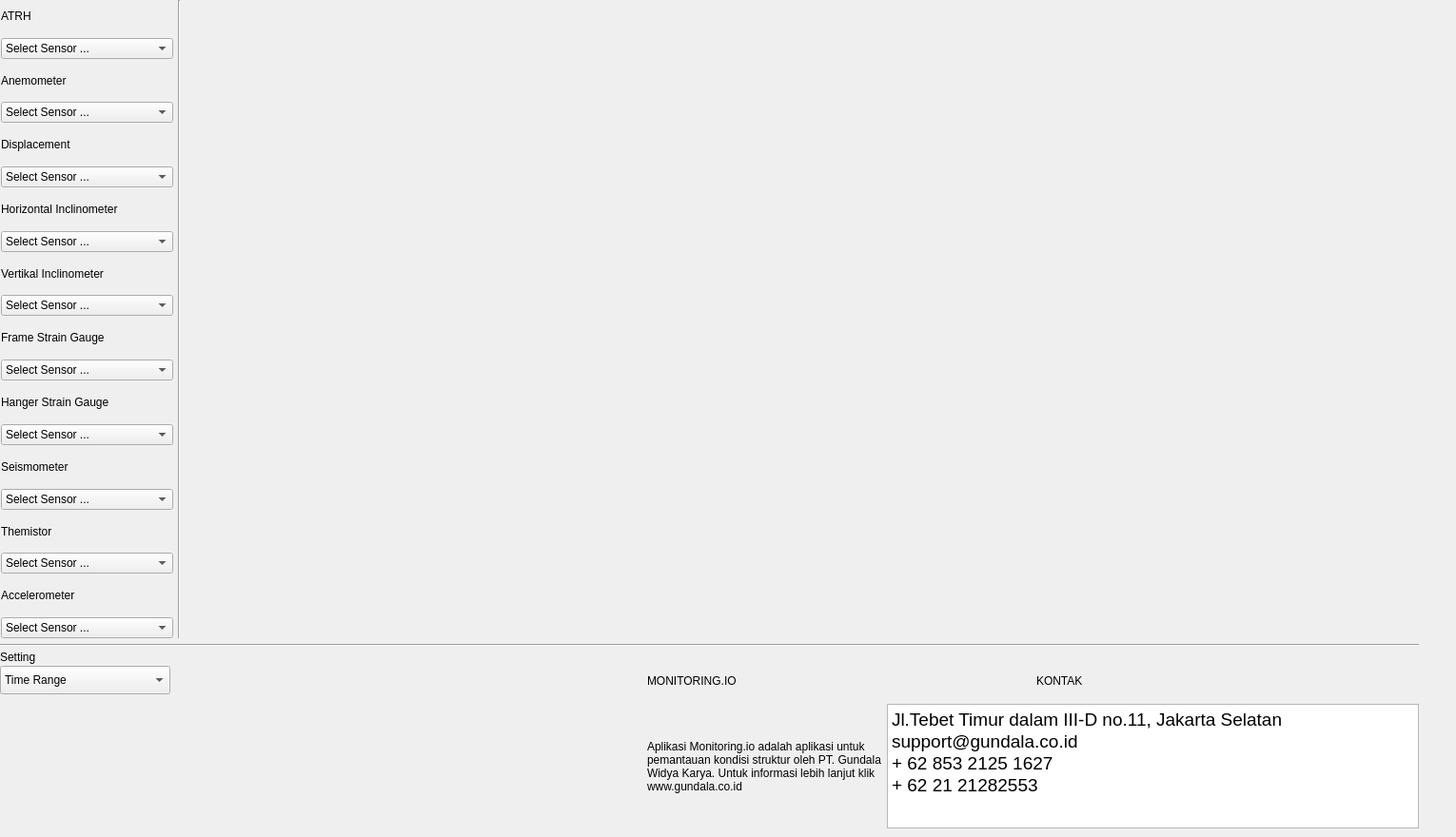
    <widget class="QWidget" name="Battery">
     <attribute name="title">
      <string>Battery</string>
     </attribute>
     <widget class="QWidget" name="verticalLayoutWidget_3">
      <property name="geometry">
       <rect>
        <x>1</x>
        <y>0</y>
        <width>181</width>
        <height>671</height>
       </rect>
      </property>
      <layout class="QVBoxLayout" name="verticalLayout_3">
       <item>
        <widget class="QLabel" name="ATRH_Label_3">
         <property name="text">
          <string>ATRH</string>
         </property>
        </widget>
       </item>
       <item>
        <widget class="QComboBox" name="ATRH_Combo_Battery">
         <item>
          <property name="text">
           <string>Select Sensor ...</string>
          </property>
         </item>
         <item>
          <property name="text">
           <string>ATRH 1</string>
          </property>
         </item>
         <item>
          <property name="text">
           <string>ATRH 2</string>
          </property>
         </item>
         <item>
          <property name="text">
           <string>ATRH 3</string>
          </property>
         </item>
         <item>
          <property name="text">
           <string>ATRH 4</string>
          </property>
         </item>
         <item>
          <property name="text">
           <string>Display All</string>
          </property>
         </item>
        </widget>
       </item>
       <item>
        <widget class="QLabel" name="Anemometer_Label_3">
         <property name="text">
          <string>Anemometer</string>
         </property>
        </widget>
       </item>
       <item>
        <widget class="QComboBox" name="Anemometer_Combo_Battery">
         <item>
          <property name="text">
           <string>Select Sensor ...</string>
          </property>
         </item>
         <item>
          <property name="text">
           <string>Anemometer 1</string>
          </property>
         </item>
         <item>
          <property name="text">
           <string>Anemometer 2</string>
          </property>
         </item>
         <item>
          <property name="text">
           <string>Anemometer 3</string>
          </property>
         </item>
         <item>
          <property name="text">
           <string>Anemometer 4</string>
          </property>
         </item>
         <item>
          <property name="text">
           <string>Display All</string>
          </property>
         </item>
        </widget>
       </item>
       <item>
        <widget class="QLabel" name="Displacement_Label_3">
         <property name="text">
          <string>Displacement </string>
         </property>
        </widget>
       </item>
       <item>
        <widget class="QComboBox" name="Displacement_Combo_Battery">
         <item>
          <property name="text">
           <string>Select Sensor ...</string>
          </property>
         </item>
         <item>
          <property name="text">
           <string>Displacement 1</string>
          </property>
         </item>
         <item>
          <property name="text">
           <string>Displacement 2</string>
          </property>
         </item>
         <item>
          <property name="text">
           <string>Displacement 3</string>
          </property>
         </item>
         <item>
          <property name="text">
           <string>Displacement 4</string>
          </property>
         </item>
         <item>
          <property name="text">
           <string>Display All</string>
          </property>
         </item>
        </widget>
       </item>
       <item>
        <widget class="QLabel" name="H_Inclino_Label_3">
         <property name="text">
          <string>Horizontal Inclinometer</string>
         </property>
         <property name="wordWrap">
          <bool>true</bool>
         </property>
        </widget>
       </item>
       <item>
        <widget class="QComboBox" name="H_Inclino_Combo_Battery">
         <item>
          <property name="text">
           <string>Select Sensor ...</string>
          </property>
         </item>
         <item>
          <property name="text">
           <string>H Inclinometer 1</string>
          </property>
         </item>
         <item>
          <property name="text">
           <string>H Inclinometer 2</string>
          </property>
         </item>
         <item>
          <property name="text">
           <string>H Inclinometer 3</string>
          </property>
         </item>
         <item>
          <property name="text">
           <string>H Inclinometer 4</string>
          </property>
         </item>
         <item>
          <property name="text">
           <string>H Inclinometer 5</string>
          </property>
         </item>
         <item>
          <property name="text">
           <string>H Inclinometer 6</string>
          </property>
         </item>
         <item>
          <property name="text">
           <string>H Inclinometer 7</string>
          </property>
         </item>
         <item>
          <property name="text">
           <string>H Inclinometer 8</string>
          </property>
         </item>
         <item>
          <property name="text">
           <string>Display 1-4</string>
          </property>
         </item>
         <item>
          <property name="text">
           <string>Display 5-8</string>
          </property>
         </item>
        </widget>
       </item>
       <item>
        <widget class="QLabel" name="V_Inclino_Label_3">
         <property name="text">
          <string>Vertikal Inclinometer</string>
         </property>
         <property name="wordWrap">
          <bool>true</bool>
         </property>
        </widget>
       </item>
       <item>
        <widget class="QComboBox" name="V_Inclino_Combo_Battery">
         <item>
          <property name="text">
           <string>Select Sensor ...</string>
          </property>
         </item>
         <item>
          <property name="text">
           <string>V Inclinometer 1</string>
          </property>
         </item>
         <item>
          <property name="text">
           <string>V Inclinometer 2</string>
          </property>
         </item>
         <item>
          <property name="text">
           <string>V Inclinometer 3</string>
          </property>
         </item>
         <item>
          <property name="text">
           <string>V Inclinometer 4</string>
          </property>
         </item>
         <item>
          <property name="text">
           <string>Display All</string>
          </property>
         </item>
        </widget>
       </item>
       <item>
        <widget class="QLabel" name="FSG_Label_3">
         <property name="text">
          <string>Frame Strain Gauge</string>
         </property>
         <property name="wordWrap">
          <bool>true</bool>
         </property>
        </widget>
       </item>
       <item>
        <widget class="QComboBox" name="FSG_Combo_Battery">
         <item>
          <property name="text">
           <string>Select Sensor ...</string>
          </property>
         </item>
         <item>
          <property name="text">
           <string>FSG 1</string>
          </property>
         </item>
         <item>
          <property name="text">
           <string>FSG 2</string>
          </property>
         </item>
         <item>
          <property name="text">
           <string>FSG 3</string>
          </property>
         </item>
         <item>
          <property name="text">
           <string>FSG 4</string>
          </property>
         </item>
         <item>
          <property name="text">
           <string>Display All</string>
          </property>
         </item>
        </widget>
       </item>
       <item>
        <widget class="QLabel" name="HSG_Label_3">
         <property name="text">
          <string>Hanger Strain Gauge</string>
         </property>
         <property name="wordWrap">
          <bool>true</bool>
         </property>
        </widget>
       </item>
       <item>
        <widget class="QComboBox" name="HSG_Combo_Battery">
         <item>
          <property name="text">
           <string>Select Sensor ...</string>
          </property>
         </item>
         <item>
          <property name="text">
           <string>HSG 1</string>
          </property>
         </item>
         <item>
          <property name="text">
           <string>HSG 2</string>
          </property>
         </item>
         <item>
          <property name="text">
           <string>HSG 3</string>
          </property>
         </item>
         <item>
          <property name="text">
           <string>HSG 4</string>
          </property>
         </item>
         <item>
          <property name="text">
           <string>HSG 5</string>
          </property>
         </item>
         <item>
          <property name="text">
           <string>HSG 6</string>
          </property>
         </item>
         <item>
          <property name="text">
           <string>HSG 7</string>
          </property>
         </item>
         <item>
          <property name="text">
           <string>HSG 8</string>
          </property>
         </item>
         <item>
          <property name="text">
           <string>HSG 9</string>
          </property>
         </item>
         <item>
          <property name="text">
           <string>HSG 10</string>
          </property>
         </item>
         <item>
          <property name="text">
           <string>HSG 11</string>
          </property>
         </item>
         <item>
          <property name="text">
           <string>HSG 12</string>
          </property>
         </item>
         <item>
          <property name="text">
           <string>Display 1-4</string>
          </property>
         </item>
         <item>
          <property name="text">
           <string>Display 5-8</string>
          </property>
         </item>
         <item>
          <property name="text">
           <string>Display 9-12</string>
          </property>
         </item>
        </widget>
       </item>
       <item>
        <widget class="QLabel" name="Seismometer_Label_3">
         <property name="text">
          <string>Seismometer</string>
         </property>
        </widget>
       </item>
       <item>
        <widget class="QComboBox" name="Seismometer_Combo_Battery">
         <item>
          <property name="text">
           <string>Select Sensor ...</string>
          </property>
         </item>
         <item>
          <property name="text">
           <string>Seismometer 1</string>
          </property>
         </item>
         <item>
          <property name="text">
           <string>Seismometer 2</string>
          </property>
         </item>
         <item>
          <property name="text">
           <string>Display All</string>
          </property>
         </item>
        </widget>
       </item>
       <item>
        <widget class="QLabel" name="Thermistor_Label_3">
         <property name="text">
          <string>Themistor</string>
         </property>
        </widget>
       </item>
       <item>
        <widget class="QComboBox" name="Thermistor_Combo_Battery">
         <item>
          <property name="text">
           <string>Select Sensor ...</string>
          </property>
         </item>
         <item>
          <property name="text">
           <string>Thermistor 1</string>
          </property>
         </item>
         <item>
          <property name="text">
           <string>Thermistor 2</string>
          </property>
         </item>
         <item>
          <property name="text">
           <string>Display All</string>
          </property>
         </item>
        </widget>
       </item>
       <item>
        <widget class="QLabel" name="Acc_Label_3">
         <property name="text">
          <string>Accelerometer</string>
         </property>
        </widget>
       </item>
       <item>
        <widget class="QComboBox" name="Acc_Combo_Battery">
         <item>
          <property name="text">
           <string>Select Sensor ...</string>
          </property>
         </item>
         <item>
          <property name="text">
           <string>Accelerometer 1</string>
          </property>
         </item>
         <item>
          <property name="text">
           <string>Accelerometer 2</string>
          </property>
         </item>
         <item>
          <property name="text">
           <string>Accelerometer 3</string>
          </property>
         </item>
         <item>
          <property name="text">
           <string>Accelerometer 4</string>
          </property>
         </item>
         <item>
          <property name="text">
           <string>Display All</string>
          </property>
         </item>
        </widget>
       </item>
      </layout>
     </widget>
     <widget class="Line" name="V_Line">
      <property name="geometry">
       <rect>
        <x>180</x>
        <y>0</y>
        <width>16</width>
        <height>671</height>
       </rect>
      </property>
      <property name="autoFillBackground">
       <bool>false</bool>
      </property>
      <property name="orientation">
       <enum>Qt::Vertical</enum>
      </property>
     </widget>
     <widget class="Line" name="H_Line">
      <property name="geometry">
       <rect>
        <x>0</x>
        <y>670</y>
        <width>1491</width>
        <height>16</height>
       </rect>
      </property>
      <property name="orientation">
       <enum>Qt::Horizontal</enum>
      </property>
     </widget>
     <widget class="QLabel" name="Logo_3">
      <property name="geometry">
       <rect>
        <x>40</x>
        <y>740</y>
        <width>571</width>
        <height>131</height>
       </rect>
      </property>
      <property name="text">
       <string/>
      </property>
      <property name="pixmap">
       <pixmap>../GundalaGUI_V0/Logo Gundala1.png</pixmap>
      </property>
      <property name="wordWrap">
       <bool>false</bool>
      </property>
     </widget>
     <widget class="QWidget" name="horizontalLayoutWidget_3">
      <property name="geometry">
       <rect>
        <x>680</x>
        <y>700</y>
        <width>811</width>
        <height>31</height>
       </rect>
      </property>
      <layout class="QHBoxLayout" name="horizontalLayout_3">
       <item>
        <widget class="QLabel" name="MONITORINGIO_3">
         <property name="text">
          <string>MONITORING.IO</string>
         </property>
        </widget>
       </item>
       <item>
        <widget class="QLabel" name="KONTAK_3">
         <property name="text">
          <string>KONTAK</string>
         </property>
        </widget>
       </item>
      </layout>
     </widget>
     <widget class="QWidget" name="horizontalLayoutWidget_6">
      <property name="geometry">
       <rect>
        <x>680</x>
        <y>740</y>
        <width>811</width>
        <height>131</height>
       </rect>
      </property>
      <layout class="QHBoxLayout" name="horizontalLayout_6">
       <item>
        <widget class="QLabel" name="DESK_MONITORINGIO_3">
         <property name="text">
          <string>Aplikasi Monitoring.io adalah aplikasi untuk pemantauan kondisi struktur oleh PT. Gundala Widya Karya. Untuk informasi lebih lanjut klik www.gundala.co.id</string>
         </property>
         <property name="wordWrap">
          <bool>true</bool>
         </property>
        </widget>
       </item>
       <item>
        <widget class="QTextBrowser" name="DES_KONTAK_3">
         <property name="html">
          <string>&lt;!DOCTYPE HTML PUBLIC &quot;-//W3C//DTD HTML 4.0//EN&quot; &quot;http://www.w3.org/TR/REC-html40/strict.dtd&quot;&gt;
&lt;html&gt;&lt;head&gt;&lt;meta name=&quot;qrichtext&quot; content=&quot;1&quot; /&gt;&lt;style type=&quot;text/css&quot;&gt;
p, li { white-space: pre-wrap; }
&lt;/style&gt;&lt;/head&gt;&lt;body style=&quot; font-family:'Ubuntu'; font-size:14pt; font-weight:400; font-style:normal;&quot;&gt;
&lt;p style=&quot; margin-top:0px; margin-bottom:0px; margin-left:0px; margin-right:0px; -qt-block-indent:0; text-indent:0px;&quot;&gt;Jl.Tebet Timur dalam III-D no.11, Jakarta Selatan&lt;/p&gt;
&lt;p style=&quot; margin-top:0px; margin-bottom:0px; margin-left:0px; margin-right:0px; -qt-block-indent:0; text-indent:0px;&quot;&gt;support@gundala.co.id&lt;/p&gt;
&lt;p style=&quot; margin-top:0px; margin-bottom:0px; margin-left:0px; margin-right:0px; -qt-block-indent:0; text-indent:0px;&quot;&gt;+ 62 853 2125 1627&lt;/p&gt;
&lt;p style=&quot; margin-top:0px; margin-bottom:0px; margin-left:0px; margin-right:0px; -qt-block-indent:0; text-indent:0px;&quot;&gt;+ 62 21 21282553&lt;/p&gt;&lt;/body&gt;&lt;/html&gt;</string>
         </property>
        </widget>
       </item>
      </layout>
     </widget>
     <widget class="QWidget" name="gridLayoutWidget_2">
      <property name="geometry">
       <rect>
        <x>190</x>
        <y>0</y>
        <width>1331</width>
        <height>671</height>
       </rect>
      </property>
      <layout class="QGridLayout" name="Battery_Plot_Layout">
       <item row="0" column="0">
        <widget class="QWidget" name="Battery_Plot_Widget" native="true"/>
       </item>
      </layout>
     </widget>
     <widget class="QLabel" name="Setting_3">
      <property name="geometry">
       <rect>
        <x>0</x>
        <y>680</y>
        <width>179</width>
        <height>22</height>
       </rect>
      </property>
      <property name="text">
       <string>Setting</string>
      </property>
     </widget>
     <widget class="QComboBox" name="ListTimeRange_2">
      <property name="geometry">
       <rect>
        <x>0</x>
        <y>700</y>
        <width>179</width>
        <height>30</height>
       </rect>
      </property>
      <property name="editable">
       <bool>false</bool>
      </property>
      <property name="currentText">
       <string>Time Range</string>
      </property>
      <property name="sizeAdjustPolicy">
       <enum>QComboBox::AdjustToContentsOnFirstShow</enum>
      </property>
      <property name="minimumContentsLength">
       <number>0</number>
      </property>
      <property name="modelColumn">
       <number>0</number>
      </property>
      <item>
       <property name="text">
        <string>Time Range</string>
       </property>
      </item>
      <item>
       <property name="text">
        <string>1 minute</string>
       </property>
      </item>
      <item>
       <property name="text">
        <string>5 minutes</string>
       </property>
      </item>
      <item>
       <property name="text">
        <string>15 minutes</string>
       </property>
      </item>
      <item>
       <property name="text">
        <string>30 minutes</string>
       </property>
      </item>
      <item>
       <property name="text">
        <string>1 hour</string>
       </property>
      </item>
      <item>
       <property name="text">
        <string>4 hours</string>
       </property>
      </item>
      <item>
       <property name="text">
        <string>12 hours</string>
       </property>
      </item>
      <item>
       <property name="text">
        <string>1 day</string>
       </property>
      </item>
     </widget>
    </widget>
